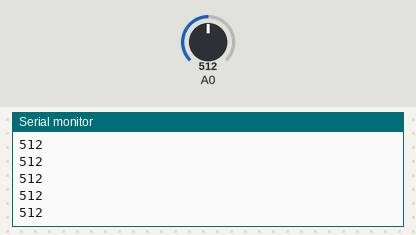
Bench run of a sketch on a simulated Arduino Uno, built with avr-gcc and run on an emulated ATmega328P. Parts: the last lines printed to the serial monitor. The test bench sets the inputs (shaded band); at power-on: A0 = 512.

Above: at 1.2 s.
1.3 s: A0 set to 716
At 1.8 s:
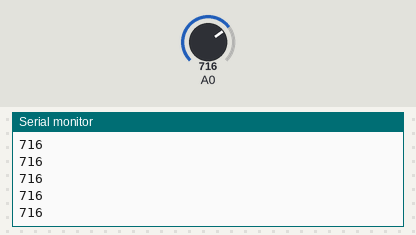
2.8 s: A0 set to 900
At 3.5 s:
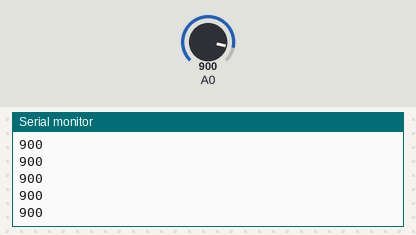
Timing chart, 0 to 5.8 s (numbered marks = the images above; inputs shaded):
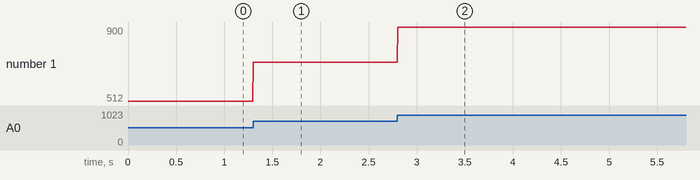

The sketch:

Test_ECG.ino
```cpp
void setup() {
  // initialize the serial communication:
  Serial.begin(9600);
  pinMode(10, INPUT); // Setup for leads off detection LO +
  pinMode(11, INPUT); // Setup for leads off detection LO -
 }

void loop() {

  /*if((digitalRead(10) == 1)||(digitalRead(11) == 1)){
    Serial.println("Valoarea de la senzorul ECG nu a putut fi extrasa!");
  }
  else{*/
  // send the value of analog input 0:
    Serial.println(analogRead(A0));
  //}
//Serial.println(static_cast<String>(digitalRead(10)) + " " + static_cast<String>(digitalRead(11)));

//Wait for a bit to keep serial data from saturating
  delay(5);
}
```

Measured:
- after the input at 1.3 s, the serial monitor: prints a new line at once (image 1)
- after the input at 2.8 s, the serial monitor: prints a new line at once (image 2)
- plotted number 1: 512 → 716 after the input at 1.3 s, 716 → 900 after the input at 2.8 s
